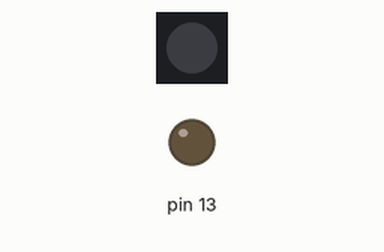
Simulated run of this sketch. Board: Arduino Leonardo, built with avr-gcc and run on an emulated ATmega32U4. Shown: 1 RGB LEDs in strip order, left to right, output pins drawn as LEDs (lit = HIGH). USB keyboard and mouse output is not drawn.

Above: at 0.2 s.
Timing chart, 0 to 1.7 s (numbered marks = the images above):
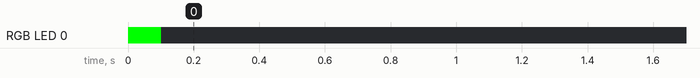

The sketch:

ScreenSaveNoMore.ino
```cpp
//
// Stupendously simple code to pretend to be a keyboard, and press the SHift key every 5 minutes
// to stop the screen saver kicking in.
// We use the dotStar LED to warn the user that a keypress is coming - set by the LOOMING parameter.
//
// igf 22 mar 2020
//
#include <Keyboard.h>
#include <Adafruit_DotStar.h>

#define PERIOD   300               // seconds
#define LOOMING  2                 // time just before key press
#define KEY      KEY_LEFT_SHIFT    // actual key we're 'pressing'

Adafruit_DotStar loomingLED(1,7,8);

void setup()
{
  pinMode(13, OUTPUT);
  digitalWrite(13, LOW);  // turn off status led
  loomingLED.begin();

  Keyboard.begin();
}

void looming(uint8_t r, uint8_t g, uint8_t b, uint8_t brightness)
{
  loomingLED.setPixelColor(0, r, g, b);
  loomingLED.setBrightness(brightness);
  loomingLED.show();
}

void loomingOff()
{
  loomingLED.clear();
  loomingLED.show();
}

void loop()
{
  // looming LED = red!
  looming(0,255,0,255);

  Keyboard.press(KEY);
  Keyboard.releaseAll();

  delay(100);

  loomingOff();
  delay((PERIOD-LOOMING) * 1000);

  // looming = amber
  looming(255,255,0,32);
  delay(LOOMING * 1000);
}
```

Measured:
- by itself, RGB LED 0: off → RGB(0, 255, 0) at 0.00 s, → off 0.10 s later
